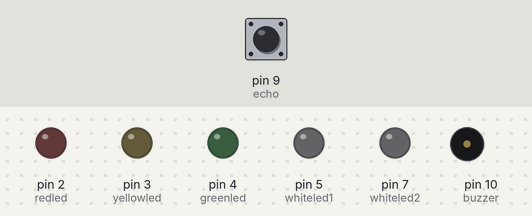
Simulated run of this sketch. Board: Arduino Uno, built with avr-gcc and run on an emulated ATmega328P. Parts: output pins drawn as LEDs (lit = HIGH), buzzer (waves = sounding). Inputs (shaded band) come from the test bench; at power-on: pin 9 (echo) LOW. Pins used as bus, display or sensor lines are not drawn; what the sketch prints to the serial monitor is not drawn.

Above: at 0.1 s.
1.3 s: pin 9 (echo) pulsed HIGH 2 times (0.12 s each, 0.3 s apart)
At 4.0 s:
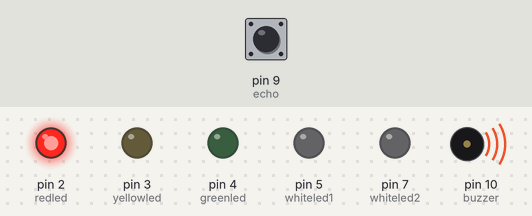
Timing chart, 0 to 5.5 s (numbered marks = the images above; inputs shaded):
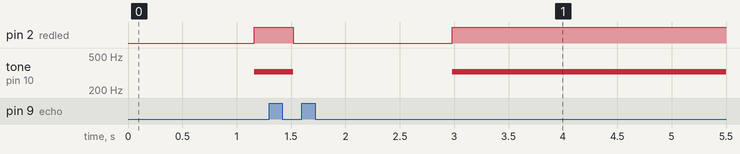

The sketch:

Car_Parking_Sensor.ino
```cpp
int redled = 2;
int yellowled = 3;
int greenled = 4;
int whiteled1 = 5;
int whiteled2 = 7;
int trigo = 12;                   // Assigning  the pin numbers on Arduino UNO to the respective pins present on the ultrasonic sensor.
int echo = 9;
int duration;                     // All of these variables are termed as global variables.
int distance;
int buzzer = 10;
void setup()
{
Serial.begin(9600);               //To begin the serial port communication.
pinMode(echo,INPUT);
pinMode(trigo,OUTPUT);
pinMode(redled,OUTPUT);
pinMode(yellowled,OUTPUT);
pinMode(greenled,OUTPUT);
pinMode(whiteled1,OUTPUT);
pinMode(whiteled2,OUTPUT);
pinMode(buzzer,OUTPUT);
}
void loop()
{
digitalWrite(trigo,LOW);
delay(10);
digitalWrite(trigo,HIGH);
delay(50);
digitalWrite(trigo,LOW);
duration = pulseIn(echo,HIGH);   //This gives us duration in microseconds.
distance = duration/60.6;        // Distance is being measured in centimetres.
Serial.print("The distance is: ");
Serial.println(distance);        // Displays the distance of the object from the sensor on serial monitor in centimeteres.
Serial.print(" cm.");
delay(100);                      //This function assigns values in milliseconds.
if(distance >= 0 && distance <= 20)
{
  digitalWrite(redled,HIGH);
  digitalWrite(yellowled,LOW);
  digitalWrite(greenled,LOW);
  digitalWrite(whiteled1,LOW);
  digitalWrite(whiteled2,LOW);
  tone(buzzer, 329.6); // Send 1KHz sound signal...
}
else if(distance > 20 && distance<=40)
{
  digitalWrite(redled,LOW);
  digitalWrite(yellowled,HIGH);
  digitalWrite(greenled,LOW);
  digitalWrite(whiteled1,LOW);
  digitalWrite(whiteled2,LOW);
  tone(buzzer, 246.6);
}
else if(distance>40 && distance<=60)
{
 digitalWrite(redled,LOW);
  digitalWrite(yellowled,LOW);
  digitalWrite(greenled,HIGH);
  digitalWrite(whiteled1,LOW);
  digitalWrite(whiteled2,LOW);
  tone(buzzer, 196);
}
else if(distance>60 && distance<=80)
{
  digitalWrite(redled,LOW);
  digitalWrite(yellowled,LOW);
  digitalWrite(greenled,LOW);
  digitalWrite(whiteled1,HIGH);
  digitalWrite(whiteled2,LOW);
  tone(buzzer, 146.8);
}
else if(distance>80 && distance<=100)
{
 digitalWrite(redled,LOW);
  digitalWrite(yellowled,LOW);
  digitalWrite(greenled,LOW);
  digitalWrite(whiteled1,LOW);
  digitalWrite(whiteled2,HIGH);
 tone(buzzer, 110);

}
else
  {
    noTone(buzzer);
  digitalWrite(redled,LOW);
  digitalWrite(yellowled,LOW);
  digitalWrite(greenled,LOW);
  digitalWrite(whiteled1,LOW);
  digitalWrite(whiteled2,LOW);
}
}
```

Measured:
- after the input at 1.3 s, pin 2 (redled): HIGH → LOW after 0.22 s, → HIGH 1.5 s later; tone on pin 10 (buzzer): 329 Hz → silent after 0.22 s, → 329 Hz 1.5 s later
